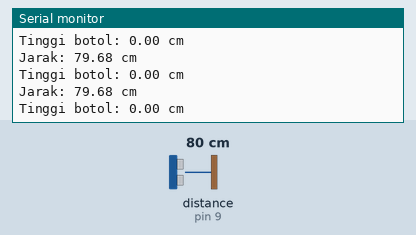
Recording of a sketch running on a simulated Arduino Uno, built with avr-gcc and run on an emulated ATmega328P. Shown: the last lines printed to the serial monitor. Wiring (inferred from the names in the program): ultrasonic range finder: trigger pin 10; echo pin 9. Inputs (shaded band) come from the test bench; at power-on: distance to the obstacle (sensor on pin 9) 80 cm. The echo pulse lasts 58.3 µs per cm.

Above: at 1.2 s.
1.3 s: distance to the obstacle (sensor on pin 9) set to 35 cm
At 1.75 s:
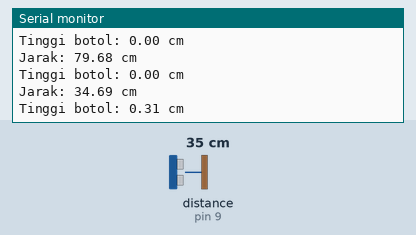
4.3 s: distance to the obstacle (sensor on pin 9) set to 2 cm
At 4.48 s:
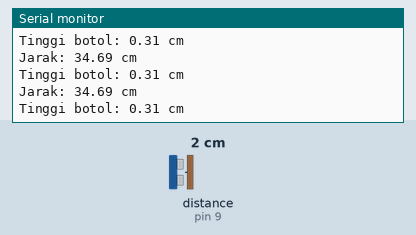
7.3 s: distance to the obstacle (sensor on pin 9) set to 4 cm
At 7.5 s:
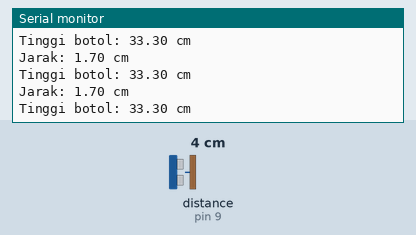
Timing chart, 0 to 10.3 s (numbered marks = the images above; inputs shaded):
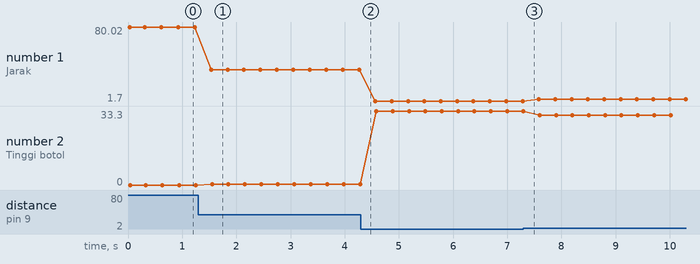

Measured:
- after the input at 1.3 s, the serial monitor: prints a new line after 0.23 s (image 1)
- plotted number 1: 79.68 → 34.69 after the input at 1.3 s, 34.69 → 1.7 after the input at 4.3 s, 1.7 → 3.69 after the input at 7.3 s
- plotted number 2: 0 → 0.31 after the input at 1.3 s, 0.31 → 33.3 after the input at 4.3 s, 33.3 → 31.31 after the input at 7.3 s

The sketch:

twist_and_tally_sensor.ino
```cpp
const int trigPin = 10;
const int echoPin = 9;

const float JARAK_KOSONG = 35.0;

float bacaJarak() {
  // Memastikan TRIG dalam keadaan LOW
  digitalWrite(trigPin, LOW);
  delayMicroseconds(2);

  // Mengirim sinyal ultrasonic selama 10 mikrodetik
  digitalWrite(trigPin, HIGH);
  delayMicroseconds(10);
  digitalWrite(trigPin, LOW);

  // Membaca durasi pantulan
  unsigned long durasi = pulseIn(echoPin, HIGH, 30000UL);

  // Jika tidak menerima pantulan
  if (durasi == 0) {
    return -1;
  }

  // Menghitung jarak dalam cm
  float jarak = durasi * 0.0343 / 2;

  return jarak;
}

void setup() {
  Serial.begin(9600);

  pinMode(trigPin, OUTPUT);
  pinMode(echoPin, INPUT);

  Serial.println("Ultrasonic Sensor Started");
}

void loop() {
  float jarak = bacaJarak();

  if (jarak < 0) {
    Serial.println("Objek tidak terdeteksi");
  } else {
    Serial.print("Jarak: ");
    Serial.print(jarak);
    Serial.println(" cm");

    // Menghitung tinggi botol
    float tinggiBotol = JARAK_KOSONG - jarak;

    if (tinggiBotol < 0) {
      tinggiBotol = 0;
    }

    Serial.print("Tinggi botol: ");
    Serial.print(tinggiBotol);
    Serial.println(" cm");
  }

  delay(300);
}
```
